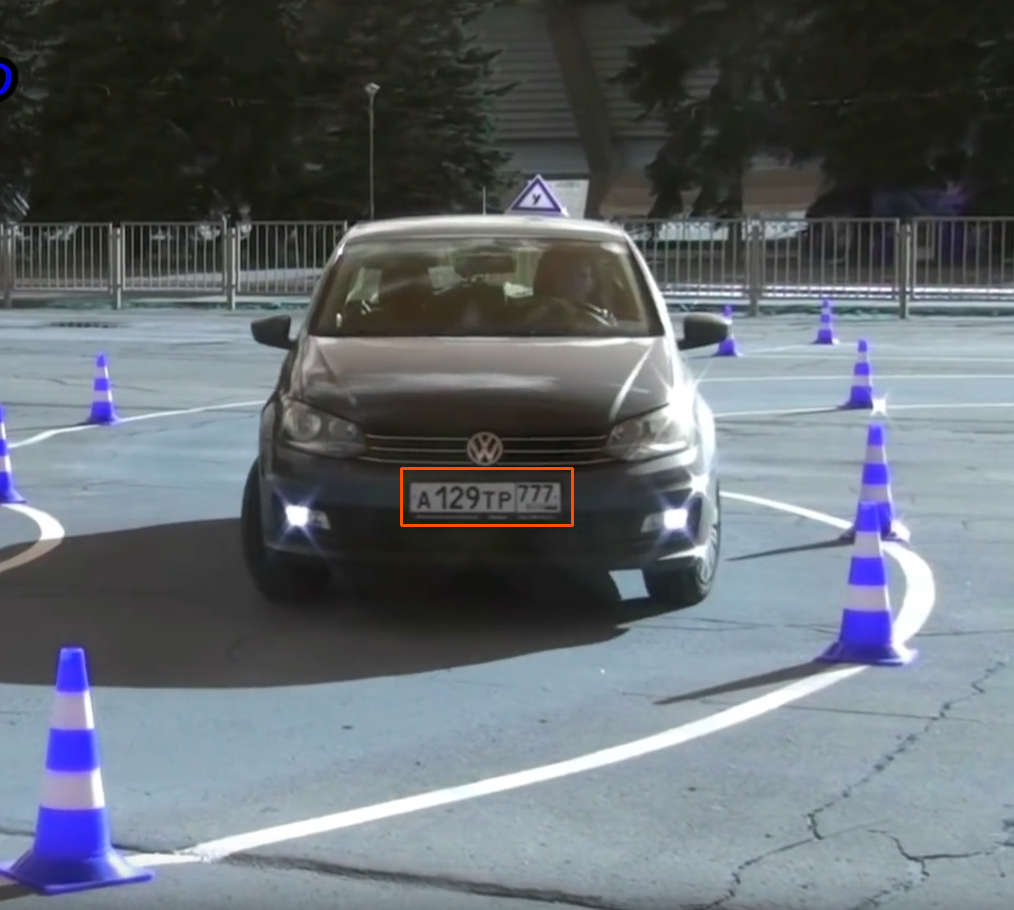
#> input picture 1.png, 1014 x 910 px, found by its file name
$ python Detect_lines.py   (older library calls are emulated)
#> lines starting #> are read from the running program, lines starting #| are printed output that depends on the picture; after the words box and inside, x2 and y2 are one past the last pixel; in counts of white or black regions, pixels touching at a corner belong together
### Segmentation.py
import cv2
import math
import numpy as np
import os
import Detect_lines as dec
import Copy_delete as C


def max_min(ap):
    a = np.array(ap)
    x = a[:, 0][:, 0]
    y = a[:, 0][:, 1]
    min_x = min(x)
    max_x = max(x)
    min_y = min(y)
    max_y = max(y)
    return (min_x, max_y), (max_x, min_y)
# [127 lines left out: functions crop_the_segments, seg_in_seg, inPolygon, take_character, Squre, delete_crosses and 2 more, not called in this run]

# [10 lines that do not run on import are left out]

### Detect_lines.py
import cv2
import math
import numpy as np
import os
import Segmentation as seg
from skimage.transform import hough_line, hough_line_peaks
# import Cascade_Haar as C
from matplotlib import pyplot as plt

def save_picture(OUT, img, i):
    cv2.imwrite(OUT + '\{0}'.format(i), img)

# [94 lines left out: functions roi_area, open_picture, save_rorates, detect_lines, rotate, find_license, not called in this run]


    # compute the bounding box of the of the paper region and return it
"""
if __name__ == '__main__':
    path_OUT = r'D:\Git_project\VKR\RORATE_CAR'
    path_in = r'D:\Git_project\VKR\THRESHOLD'
    path = r'D:\Git_project\VKR\RORATE_CAR'
    list_dir = os.listdir(path)
    for i in list_dir:
    #save_rorates(list_dir,path_in,path_OUT)
        ang,img = detect_lines(r'{0}\{1}'.format(path,i))
        open_picture(img)
        print(ang)
"""

if __name__ == '__main__':
    path = r'D:\Git_project\VKR\BAD_ROI'
    list_dir = ["1.png","100.png","101.png"]
    path = r'D:\Git_project\VKR\RORATE_CAR'
    for i in list_dir:
        #save_rorates(list_dir,path_in,path_OUT)
        a = find_license(r'{0}\{1}'.format(path,i))
#> in find_license, im is the input picture: shape (910, 1014, 3); mean B, G, R 112.4, 106.7, 100
#> in find_license, `imgray = cv2.cvtColor(im, cv2.COLOR_BGR2GRAY)`:
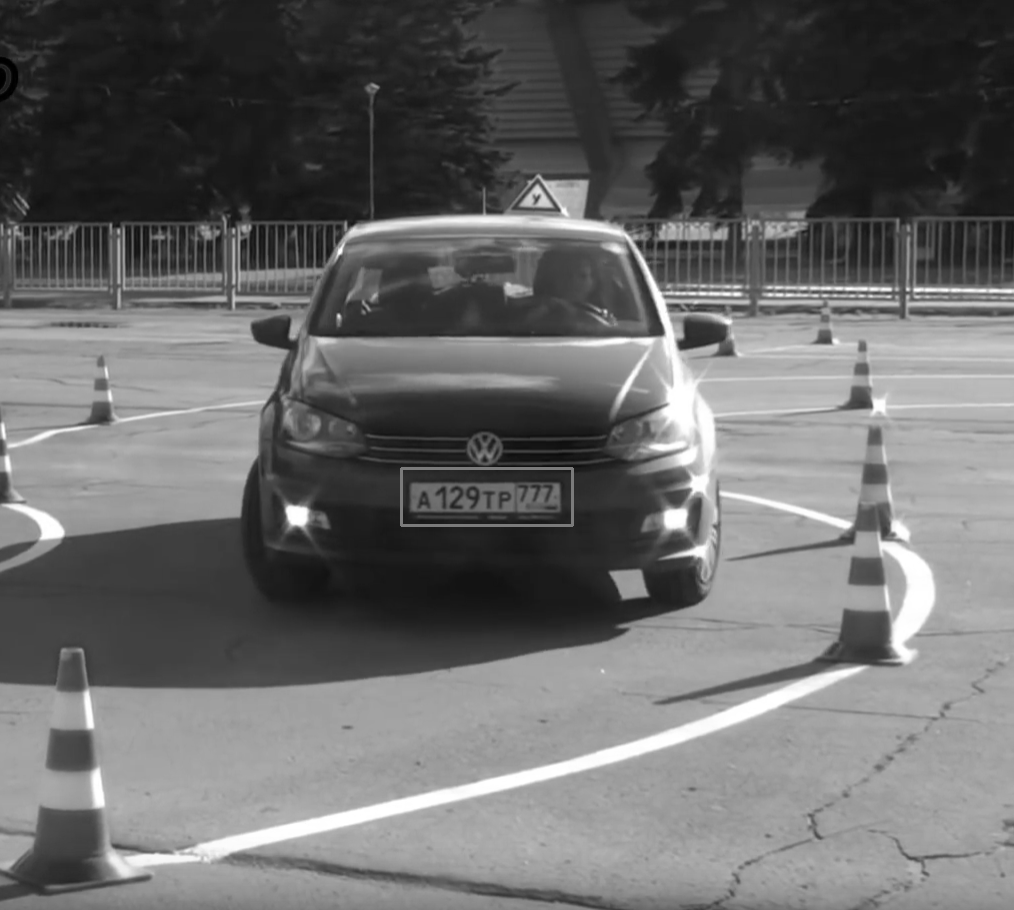
#> imgray: shape (910, 1014); min 0, max 255, mean 105.4
#> in find_license, `ret, thresh = cv2.threshold(imgray, 127, 255, 0)`:
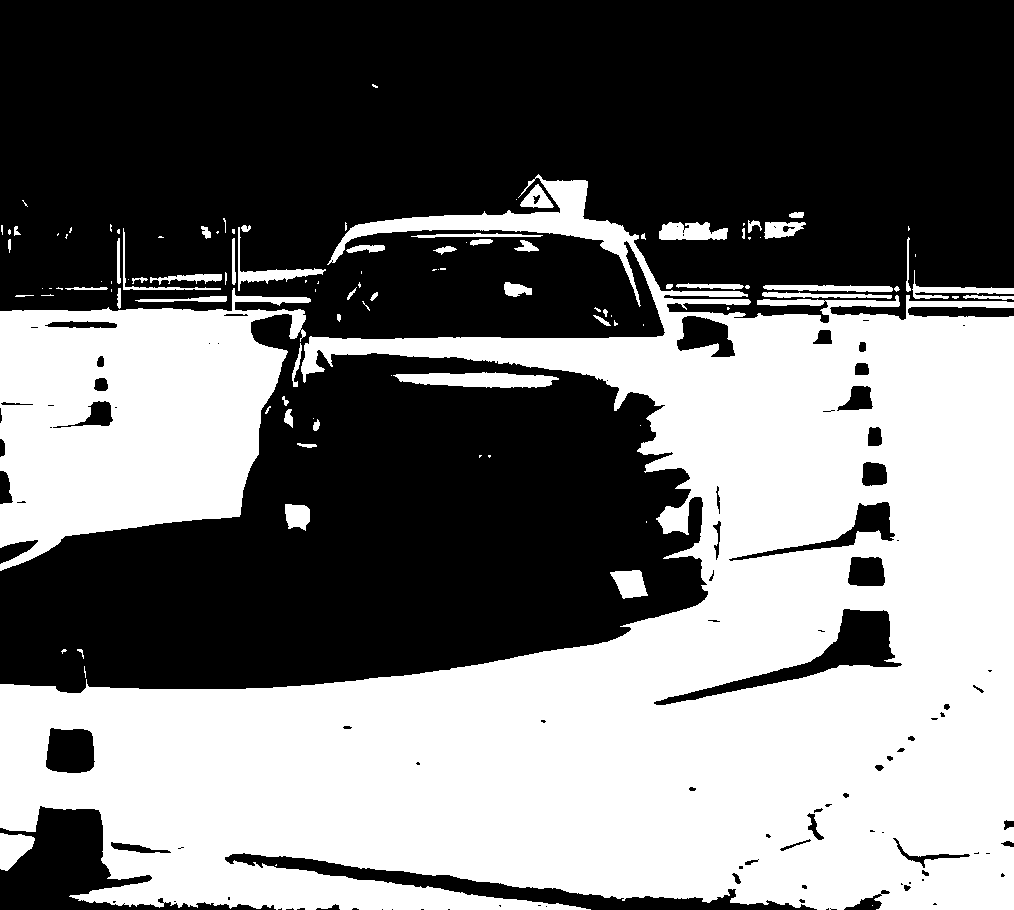
#> thresh: shape (910, 1014); 45.7% white; 109 white regions (56 under 20 px)
#> in find_license, `im2, contours, hierarchy =cv2.findContours(thresh, cv2.RETR_LIST, cv2...`: contours = 202 contours, 109 with area under 20; largest, box (x1, y1, x2, y2) and area: (0, 174, 1014, 910) 362090, (0, 288, 311, 571) 57516, (653, 608, 903, 706) 5157, (45, 727, 96, 774) 1995, (728, 501, 896, 562) 1992
#> in find_license, `contours = sorted(contours, key=cv2.contourArea, reverse=True)[:20]`: contours = 20 contours; largest, box (x1, y1, x2, y2) and area: (0, 174, 1014, 910) 362090, (0, 288, 311, 571) 57516, (653, 608, 903, 706) 5157, (45, 727, 96, 774) 1995, (728, 501, 896, 562) 1992
#> the loop in find_license, `for c in contours:` made 20 passes
#| 6
#| 7
#> pass 1, in roi_area, `roi_color = img[p2[1]:p1[1], p1[0]:p2[0]]`:
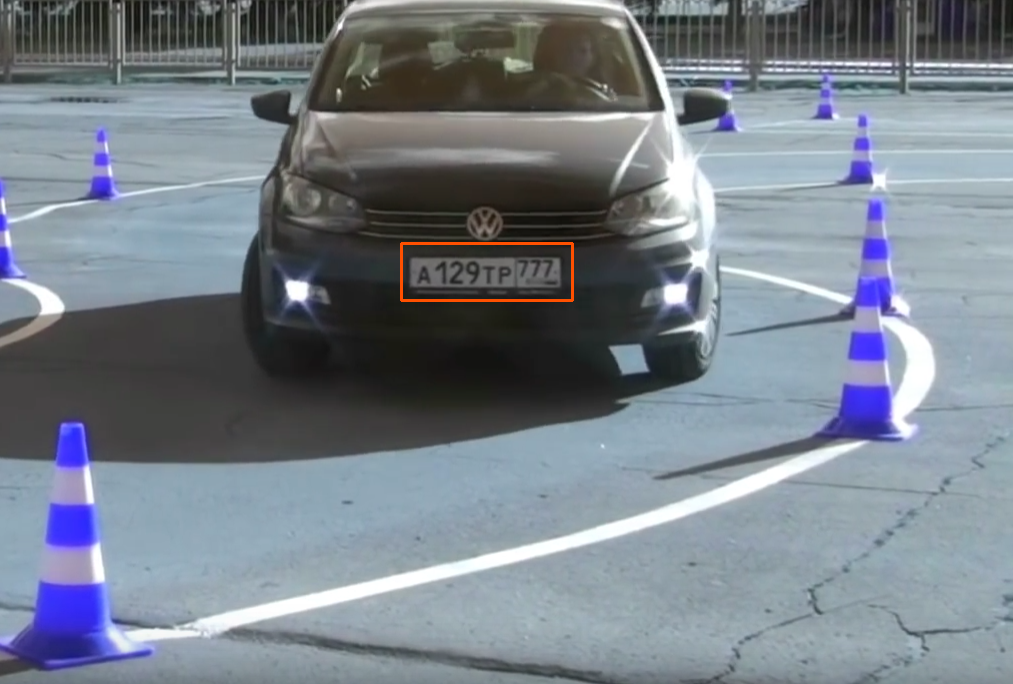
#> roi_color: shape (684, 1013, 3); mean B, G, R 137.8, 128.2, 119.7
#> after the loop in find_license, `for c in contours:`: i = 20
        #open_picture(a)
        save_picture(r'D:\Git_project\VKR\ROI_PICTURE',a,i)
#> pass 2 of the loop `for i in list_dir:`:
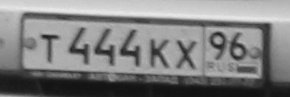
#> input picture Car_lisence/100.png, 290 x 97 px, found by its file name
#> in find_license, im is the input picture: shape (97, 290, 3); min 17, max 232, mean 128.2
#> imgray: shape (97, 290)
#> in find_license (call 2), `ret, thresh = cv2.threshold(imgray, 127, 255, 0)`:
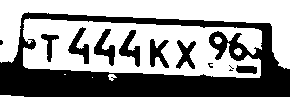
#> thresh: shape (97, 290); 57.2% white; 12 black regions (4 under 20 px)
#> in find_license (call 2), `im2, contours, hierarchy =cv2.findContours(thresh, cv2.RETR_LIST, cv2...`: contours = 22 contours, 9 with area under 20; largest, box (x1, y1, x2, y2) and area: (23, 18, 262, 78) 10610, (0, 0, 290, 69) 6490, (118, 29, 141, 68) 392, (93, 28, 116, 67) 391, (67, 26, 90, 65) 380
#> in find_license (call 2), `contours = sorted(contours, key=cv2.contourArea, reverse=True)[:20]`: contours = 20 contours, 7 with area under 20; largest, box (x1, y1, x2, y2) and area: (23, 18, 262, 78) 10610, (0, 0, 290, 69) 6490, (118, 29, 141, 68) 392, (93, 28, 116, 67) 391, (67, 26, 90, 65) 380
#> the loop in find_license (call 2), `for c in contours:` made 20 passes
#> (printed output is left out)
#> pass 1, in roi_area (call 2), `roi_color = img[p2[1]:p1[1], p1[0]:p2[0]]`:
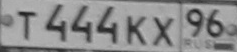
#> roi_color: shape (52, 237, 3); min 32, max 186, mean 140.4
#> after the loop in find_license (call 2), `for c in contours:`: i = 20
#> (the run stopped early here; a loop or call above may not have finished)
